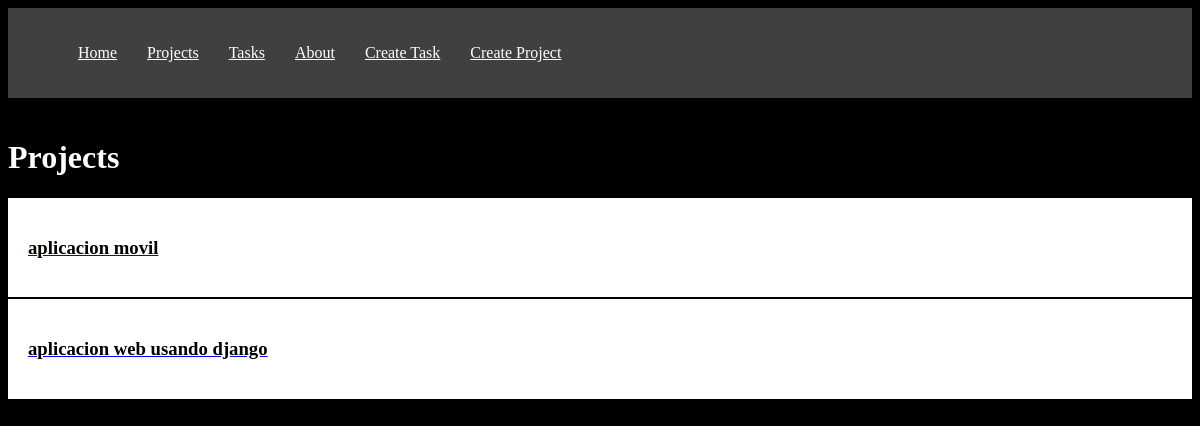
The app's page /project/, older data.
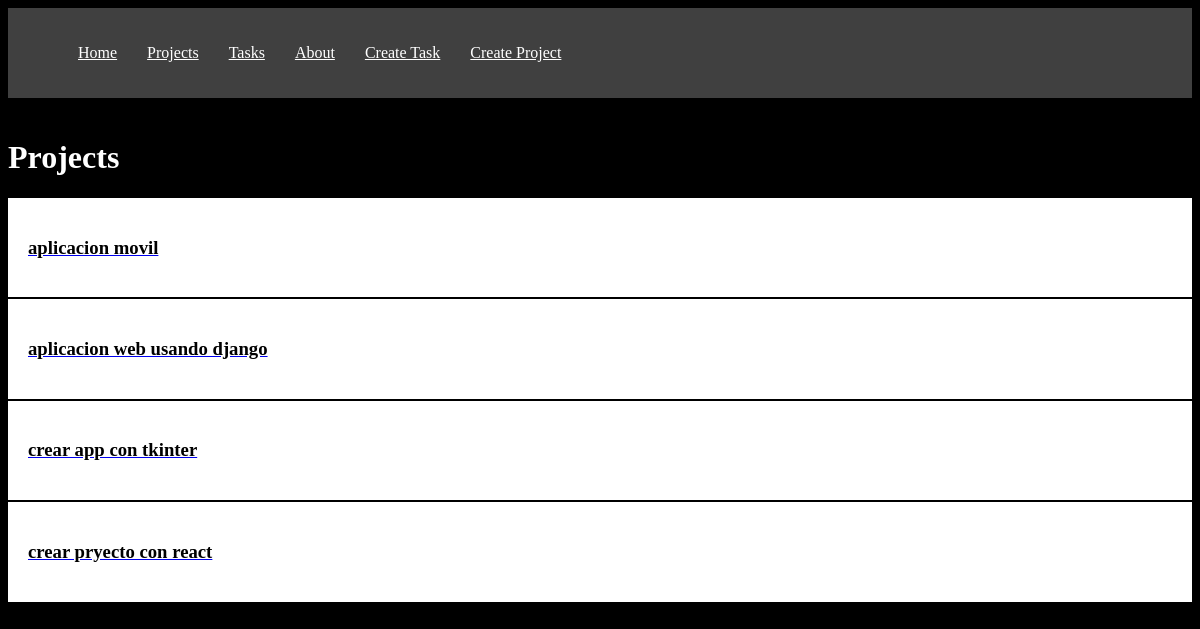
The same page, newer data.
### myapp/models.py (models this page shows, shortened)
class Project(models.Model):
    name = models.CharField(max_length=200)
    objects = models.Manager()

### myapp/views.py (the view)
# urls.py: path('project/', views.projects,name='project'),
def projects(request):
    projects = list(Project.objects.values())
    return render(request,"projects.html",{
        'projects':projects
    })

### myapp/templates/projects.html (shortened to what this page needs)
<!DOCTYPE html>
<html>
<head>
</head>
<body>
    {% extends 'base.html' %}
    {% block content %}
    <h1>Projects</h1>
    {% for project in projects %}
     <div class="card">
     <a href="{% url 'project_detail' project.id %}" > <h3> {{project.name}} </h3> </a>
    </div>
    {% endfor %}
    {% endblock %}

### myapp/templates/base.html (shortened to what this page needs)
{% load static %}
<!DOCTYPE html>
<html lang="en">
<head>
    <link rel="stylesheet" href="{% static  '/styles/main.css' %}" >
</head>
<body>
    <nav class="navbar container">
        <ul>
            <li>
                <a href="/" > Home </a>
            </li>
            <li>
                <a href="/project" > Projects  </a>
            </li>
            <li>
                <a href="/tasks" > Tasks </a>
            </li>
            <li>
                <a href="/about" > About  </a>
            </li>
            <li>
                <a href={% url 'create_task' %} > Create Task  </a>
            </li>
            <li>
                <a href="{% url 'create_project' %}">Create Project</a>
            </li>
        </ul>
    </nav>
    <main class="container">
    {% block content %}
    {% endblock %}
    </main>
</body>
</html>

### myapp/static/styles/main.css (style rules this page uses)
body { background: black; color: white; }
.navbar { background: #404040; }
.navbar ul { display: flex; justify-content: start; padding: 20px, 10px; }
.navbar ul li { list-style: none; padding-left: 30px; }
.navbar ul li a { color: white }
.container { max-width: 1200px; margin: auto; padding: 20px 0; }
.card { background: white; color: black; padding: 20px; margin-bottom: 2px; }
.card a h3 { color: black; }

Row changes from the older to the newer data that the page shows:
added Project: name "crear app con tkinter"
added Project: name "crear pryecto con react"
